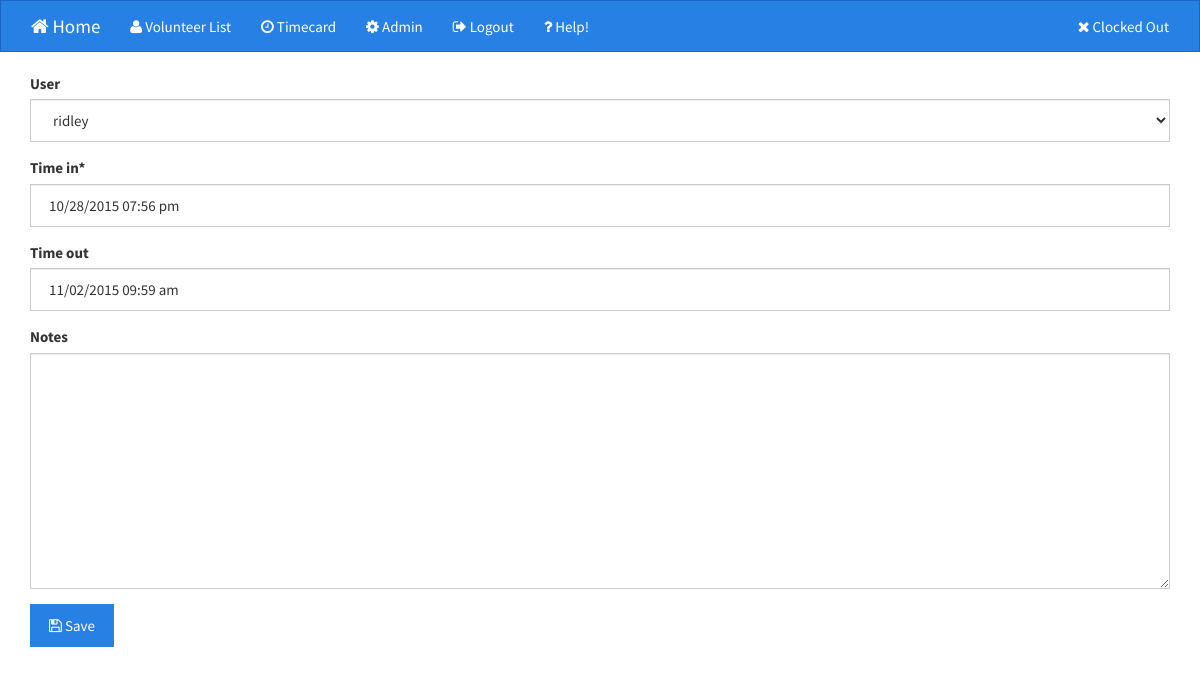
The page /event/update/11/ (signed in) on the database its author committed.
### project7/timeclock/models.py (models this page shows, shortened)
class Event(models.Model):
    user = models.ForeignKey(User, blank=True, null=True)
    time_in = models.DateTimeField()
    time_out = models.DateTimeField(blank=True, null=True)
    notes = models.TextField(blank=True, null=True)

### project7/timeclock/views.py (the view)
# urls.py: url(r'^event/update/(?P<pk>\d+)/$', EventUpdateView.as_view(), name="event_update"),
class EventUpdateView(UpdateView):
    model = Event
    template_name = 'event/update.html'
    form_class = CalendarEventForm
    success_url = "/event/calendar/"
    @method_decorator(login_required)
    def dispatch(self, request, *args, **kwargs):
        return super(EventUpdateView, self).dispatch(request, *args, **kwargs)

### project7/timeclock/forms.py
class CalendarEventForm(forms.ModelForm):
    time_in = forms.DateTimeField(input_formats=('%m/%d/%Y %I:%M %p',))
    time_out = forms.DateTimeField(input_formats=('%m/%d/%Y %I:%M %p',), required=False)
    class Meta:
        model = Event
        fields = ('user', 'time_in', 'time_out', 'notes', )

### project7/timeclock/context_processors.py (called while the page is built)
def clocked_in(request):
    clocked_in = False
    event = None
    notes_form = None
    if request.user.is_authenticated():
        now = timezone.now()
        events = Event.objects.filter(user=request.user, time_in__lte=now, time_out=None)
        try:
            clocked_in = True if events[0] else False
            event = events[0]
            notes_form = EventNotesForm(instance=event)
        except Event.DoesNotExist:
            clocked_in = False
        except IndexError:
            clocked_in = False
    return {
        'clocked_in': clocked_in,
        'event': event,
        'notes_form': notes_form,
    }

### project7/timeclock/templates/event/update.html (shortened to what this page needs)
{% extends 'base.html' %}
{% load crispy_forms_tags static %}
{% block extra_styles %}
  <link rel="stylesheet" href="{% static 'css/bootstrap-datetimepicker.min.css' %}" type="text/css">
  <link rel="stylesheet" href="{% static 'css/bootstrap-colorpicker.min.css' %}" type="text/css">
{% endblock extra_styles %}
{% block content %}
<form action="." method="POST">
    {{ form|crispy }}
    <button type="submit" value="Save" class="btn btn-primary"><i class="fa fa-save"></i> Save</button>
</form>
{% endblock content %}

### project7/timeclock/templates/base.html (style rules this page uses)
body { padding-bottom: 100px; }

### rows shown on the page
Event: user "ridley", time_in "10/28/2015 07:56 pm", time_out "11/02/2015 09:59 am"
